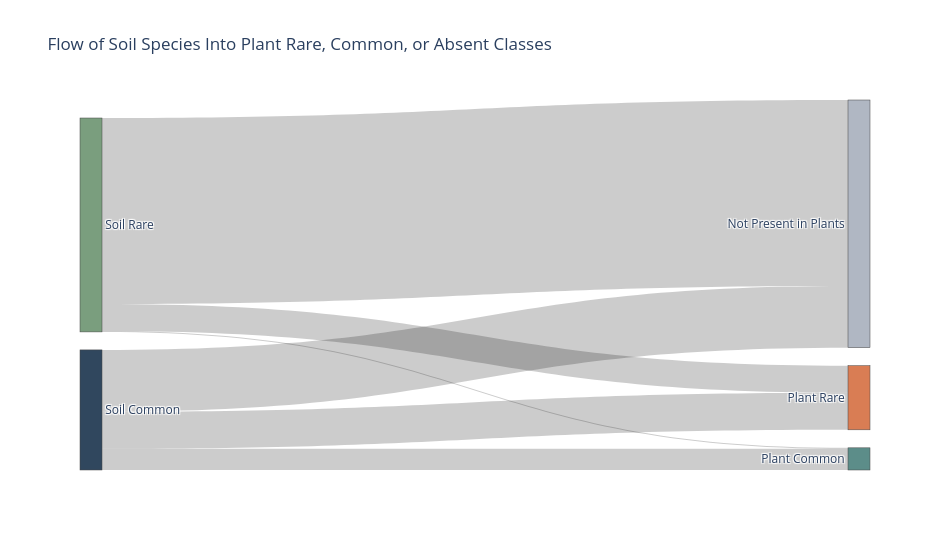
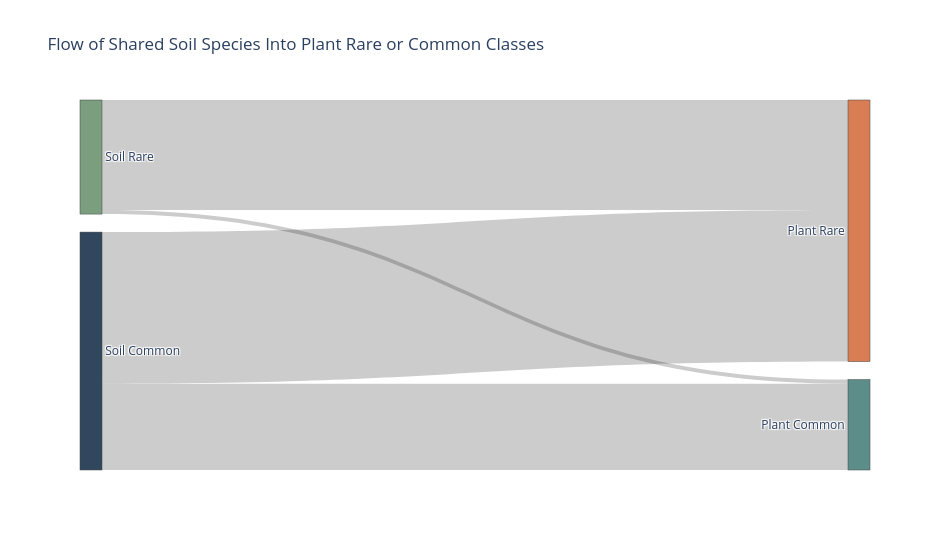

The cell these charts' notebook holds for them, in order:
### Markdown cell above
## Soil-To-Plant Rare Species Flow

This section applies the same rare-species rule separately to the soil microbiome and the plant microbiome: a species is rare if it is present in fewer than 10% of samples within that dataset.

It also uses Fisher's exact test to assess enrichment of soil rare and soil common species in each of the three plant outcomes, using all soil species as the background.

The first Sankey diagram tracks species found in soil into three plant outcomes: plant rare, plant common, or not present in plants. Species found in plants but not in soil are excluded.

The second Sankey diagram restricts to species shared by soil and plants, removing the `Not Present in Plants` category.

### Code cell
import numpy as np
import plotly.graph_objects as go
from scipy.stats import fisher_exact


def classify_species_by_presence(microbiome_df):
    species_sample_presence = (
        microbiome_df.groupby(["Sample", "Species"], as_index=False)["AbundR100"]
        .sum()
        .rename(columns={"AbundR100": "abundance"})
    )
    total_samples = species_sample_presence["Sample"].nunique()
    rare_fraction_threshold = 0.10

    return (
        species_sample_presence.groupby("Species")["Sample"]
        .nunique()
        .rename("samples_present")
        .to_frame()
        .assign(
            total_samples=total_samples,
            presence_fraction=lambda df: df["samples_present"] / df["total_samples"],
            classification=lambda df: np.where(
                df["presence_fraction"] < rare_fraction_threshold,
                "Rare",
                "Common",
            ),
        )
    )


def make_sankey(flow_df, node_labels, title_text, width=950, height=550):
    node_index = {label: index for index, label in enumerate(node_labels)}
    figure = go.Figure(
        data=[
            go.Sankey(
                arrangement="snap",
                node=dict(
                    label=node_labels,
                    pad=18,
                    thickness=22,
                    color=["#7a9e7e", "#30475e", "#d97d54", "#5c8d89", "#b0b7c3"][
                        : len(node_labels)
                    ],
                ),
                link=dict(
                    source=flow_df["source"].map(node_index).tolist(),
                    target=flow_df["target"].map(node_index).tolist(),
                    value=flow_df["species_count"].tolist(),
                    label=(
                        flow_df["soil_classification"]
                        + " -> "
                        + flow_df["plant_classification"]
                        + " | species: "
                        + flow_df["species_count"].astype(str)
                    ).tolist(),
                ),
            )
        ]
    )
    figure.update_layout(
        title_text=title_text,
        font_size=12,
        width=width,
        height=height,
    )
    return figure


soil_species_classification = classify_species_by_presence(soil_full_microbiome)
plant_species_classification = classify_species_by_presence(plant_full_microbiome)

soil_to_plant_flow = (
    soil_species_classification[["classification"]]
    .rename(columns={"classification": "soil_classification"})
    .join(
        plant_species_classification[["classification"]].rename(
            columns={"classification": "plant_classification"}
        ),
        how="left",
    )
    .assign(
        plant_classification=lambda df: df["plant_classification"].fillna(
            "Not Present in Plants"
        )
    )
    .reset_index(names="Species")
)

flow_counts = (
    soil_to_plant_flow.groupby(
        ["soil_classification", "plant_classification"], as_index=False
    )
    .agg(species_count=("Species", "nunique"))
    .sort_values(["soil_classification", "plant_classification"])
)

display(
    flow_counts.pivot(
        index="soil_classification",
        columns="plant_classification",
        values="species_count",
    )
    .fillna(0)
    .astype(int)
)

background_total = len(soil_to_plant_flow)
soil_class_totals = soil_to_plant_flow["soil_classification"].value_counts()
plant_class_totals = soil_to_plant_flow["plant_classification"].value_counts()

enrichment_records = []

for soil_class in ["Common", "Rare"]:
    for plant_class in ["Common", "Rare", "Not Present in Plants"]:
        overlap = int(
            flow_counts.loc[
                flow_counts["soil_classification"].eq(soil_class)
                & flow_counts["plant_classification"].eq(plant_class),
                "species_count",
            ].sum()
        )
        soil_not_plant = int(soil_class_totals[soil_class] - overlap)
        plant_not_soil = int(plant_class_totals[plant_class] - overlap)
        neither = int(background_total - overlap - soil_not_plant - plant_not_soil)

        odds_ratio, p_value = fisher_exact(
            [[overlap, soil_not_plant], [plant_not_soil, neither]],
            alternative="greater",
        )

        enrichment_records.append(
            {
                "soil_classification": soil_class,
                "plant_classification": plant_class,
                "overlap_species": overlap,
                "soil_class_total": int(soil_class_totals[soil_class]),
                "plant_class_total": int(plant_class_totals[plant_class]),
                "background_total_soil_species": background_total,
                "odds_ratio": odds_ratio,
                "p_value_greater": p_value,
            }
        )

enrichment_results = (
    pd.DataFrame(enrichment_records)
    .sort_values(["soil_classification", "plant_classification"])
    .reset_index(drop=True)
)
enrichment_display = enrichment_results.copy()
enrichment_display["odds_ratio"] = enrichment_display["odds_ratio"].round(3)

display(
    enrichment_display[
        [
            "soil_classification",
            "plant_classification",
            "overlap_species",
            "soil_class_total",
            "plant_class_total",
            "background_total_soil_species",
            "odds_ratio",
            "p_value_greater",
        ]
    ]
)

all_species_flow = flow_counts.copy()
all_species_flow["source"] = all_species_flow["soil_classification"].map(
    {"Rare": "Soil Rare", "Common": "Soil Common"}
)
all_species_flow["target"] = all_species_flow["plant_classification"].map(
    {
        "Rare": "Plant Rare",
        "Common": "Plant Common",
        "Not Present in Plants": "Not Present in Plants",
    }
)

all_species_node_labels = [
    "Soil Rare",
    "Soil Common",
    "Plant Rare",
    "Plant Common",
    "Not Present in Plants",
]

all_species_fig = make_sankey(
    all_species_flow,
    all_species_node_labels,
    "Flow of Soil Species Into Plant Rare, Common, or Absent Classes",
)
all_species_fig.show()

shared_species_flow = flow_counts.loc[
    flow_counts["plant_classification"].ne("Not Present in Plants")
]
shared_species_flow = shared_species_flow.copy()
shared_species_flow["source"] = shared_species_flow["soil_classification"].map(
    {"Rare": "Soil Rare", "Common": "Soil Common"}
)
shared_species_flow["target"] = shared_species_flow["plant_classification"].map(
    {
        "Rare": "Plant Rare",
        "Common": "Plant Common",
    }
)

display(
    shared_species_flow.pivot(
        index="soil_classification",
        columns="plant_classification",
        values="species_count",
    )
    .fillna(0)
    .astype(int)
)

shared_species_node_labels = [
    "Soil Rare",
    "Soil Common",
    "Plant Rare",
    "Plant Common",
]

shared_species_fig = make_sankey(
    shared_species_flow,
    shared_species_node_labels,
    "Flow of Shared Soil Species Into Plant Rare or Common Classes",
)
shared_species_fig.show()

### Figure 1 — Plotly figure (JSON) as saved in the notebook; plotly's stock layout.template omitted (floating-point values rounded to 4 significant figures)
{"data": [{"arrangement": "snap", "link": {"label": ["Common -> Common | species: 62", "Common -> Not Present in Plants | species: 181", "Common -> Rare | species: 109", "Rare -> Common | species: 3", "Rare -> Not Present in Plants | species: 545", "Rare -> Rare | species: 79"], "source": [1, 1, 1, 0, 0, 0], "target": [3, 4, 2, 3, 4, 2], "value": [62, 181, 109, 3, 545, 79]}, "node": {"color": ["#7a9e7e", "#30475e", "#d97d54", "#5c8d89", "#b0b7c3"], "label": ["Soil Rare", "Soil Common", "Plant Rare", "Plant Common", "Not Present in Plants"], "pad": 18, "thickness": 22}, "type": "sankey"}], "layout": {"font": {"size": 12}, "height": 550, "title": {"text": "Flow of Soil Species Into Plant Rare, Common, or Absent Classes"}, "width": 950}}

### Figure 2 — Plotly figure (JSON) as saved in the notebook; plotly's stock layout.template omitted (floating-point values rounded to 4 significant figures)
{"data": [{"arrangement": "snap", "link": {"label": ["Common -> Common | species: 62", "Common -> Rare | species: 109", "Rare -> Common | species: 3", "Rare -> Rare | species: 79"], "source": [1, 1, 0, 0], "target": [3, 2, 3, 2], "value": [62, 109, 3, 79]}, "node": {"color": ["#7a9e7e", "#30475e", "#d97d54", "#5c8d89"], "label": ["Soil Rare", "Soil Common", "Plant Rare", "Plant Common"], "pad": 18, "thickness": 22}, "type": "sankey"}], "layout": {"font": {"size": 12}, "height": 550, "title": {"text": "Flow of Shared Soil Species Into Plant Rare or Common Classes"}, "width": 950}}
